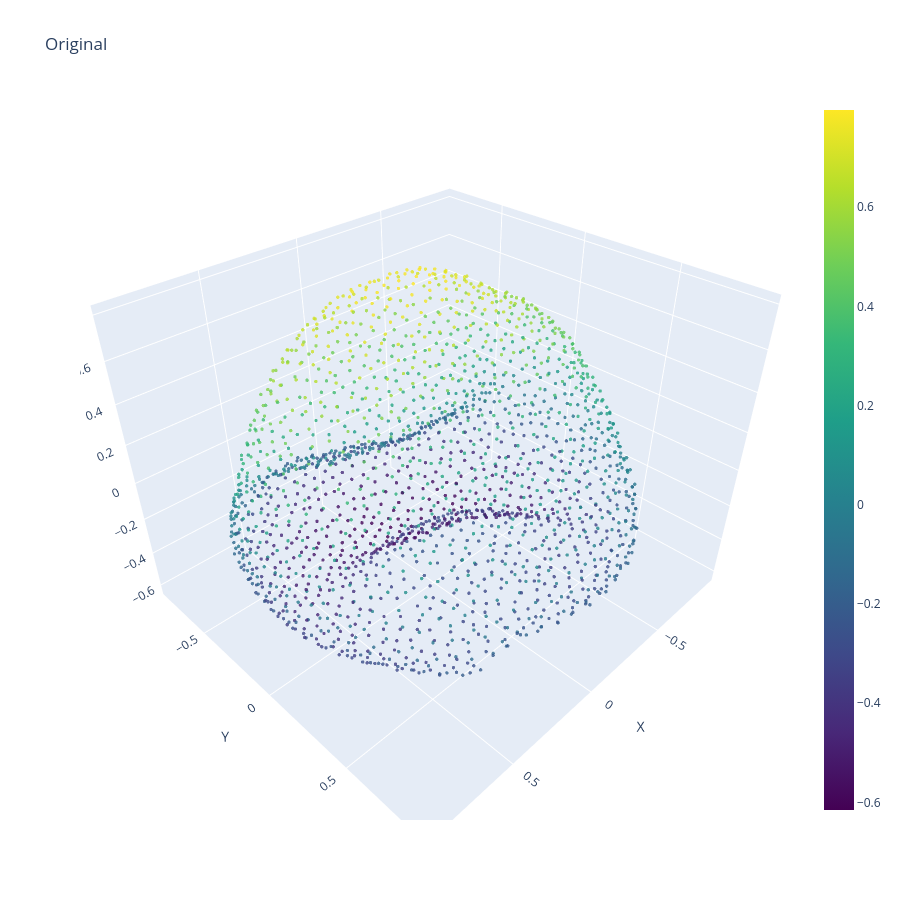
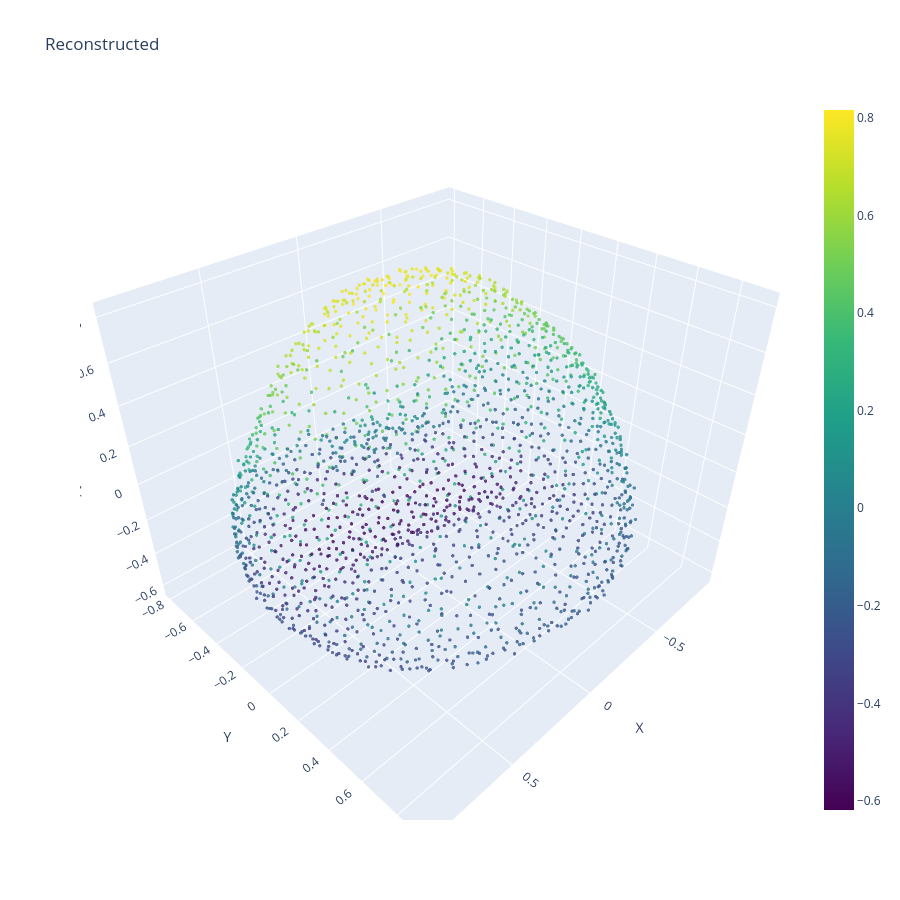

Notebook code for these charts, in order:
### Markdown cell above
### 4.1 Reconstruction from Input
Reconstruct the input point cloud using the backend's reconstruction path.
Useful for verifying if the model captures the geometry.

### Code cell
# Perform reconstruction from input
reconstructed_pc = inferencer.reconstruct(input_pc)
print(f"Original shape: {input_pc.shape}")
print(f"Reconstructed shape: {reconstructed_pc.shape}")

plot_ply(input_pc, "Original")
plot_ply(reconstructed_pc, "Reconstructed")

### Figure 1 — Plotly figure (JSON) as saved in the notebook; plotly's stock layout.template omitted (floating-point values rounded to 4 significant figures; data arrays with more than 128 entries replaced by an {"elided": "..."} marker saying what was removed)
{"data": [{"marker": {"color": {"elided": "2048 float values"}, "colorscale": [[0, "#440154"], [0.1111, "#482878"], [0.2222, "#3e4989"], [0.3333, "#31688e"], [0.4444, "#26828e"], [0.5556, "#1f9e89"], [0.6667, "#35b779"], [0.7778, "#6ece58"], [0.8889, "#b5de2b"], [1, "#fde725"]], "opacity": 0.8, "showscale": true, "size": 2}, "mode": "markers", "type": "scatter3d", "x": {"elided": "2048 float values"}, "y": {"elided": "2048 float values"}, "z": {"elided": "2048 float values"}}], "layout": {"height": 900, "scene": {"aspectmode": "data", "xaxis": {"title": {"text": "X"}}, "yaxis": {"title": {"text": "Y"}}, "zaxis": {"title": {"text": "Z"}}}, "title": {"text": "Original"}, "width": 900}}

### Figure 2 — Plotly figure (JSON) as saved in the notebook; plotly's stock layout.template omitted (floating-point values rounded to 4 significant figures; data arrays with more than 128 entries replaced by an {"elided": "..."} marker saying what was removed)
{"data": [{"marker": {"color": {"elided": "2048 float values"}, "colorscale": [[0, "#440154"], [0.1111, "#482878"], [0.2222, "#3e4989"], [0.3333, "#31688e"], [0.4444, "#26828e"], [0.5556, "#1f9e89"], [0.6667, "#35b779"], [0.7778, "#6ece58"], [0.8889, "#b5de2b"], [1, "#fde725"]], "opacity": 0.8, "showscale": true, "size": 2}, "mode": "markers", "type": "scatter3d", "x": {"elided": "2048 float values"}, "y": {"elided": "2048 float values"}, "z": {"elided": "2048 float values"}}], "layout": {"height": 900, "scene": {"aspectmode": "data", "xaxis": {"title": {"text": "X"}}, "yaxis": {"title": {"text": "Y"}}, "zaxis": {"title": {"text": "Z"}}}, "title": {"text": "Reconstructed"}, "width": 900}}
